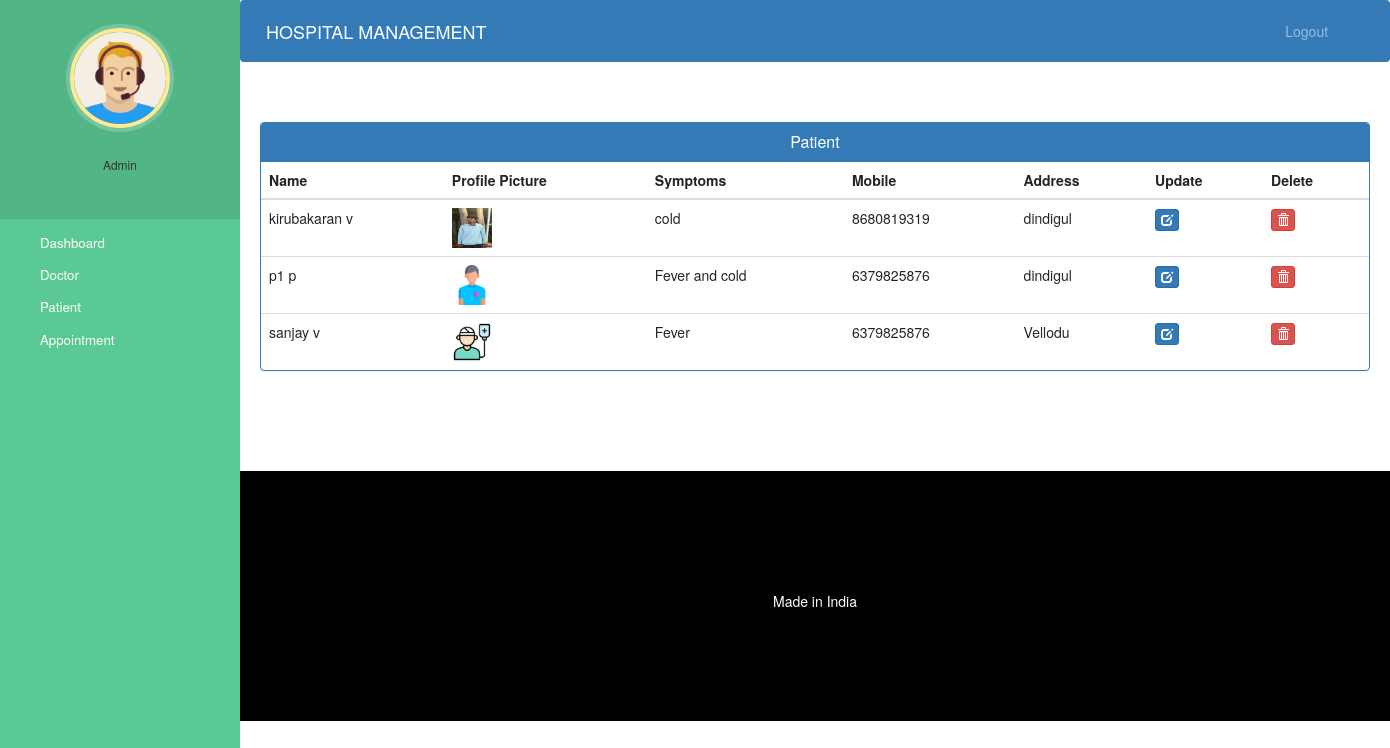
The page /admin-view-patient (signed in) on the database its author committed.
### hospital/models.py (models this page shows, shortened)
class Patient(models.Model):
    user=models.OneToOneField(User,on_delete=models.CASCADE)
    profile_pic= models.ImageField(upload_to='profile_pic/PatientProfilePic/',null=True,blank=True)
    address = models.CharField(max_length=40)
    mobile = models.CharField(max_length=20,null=False)
    symptoms = models.CharField(max_length=100,null=False)
    assignedDoctorId = models.PositiveIntegerField(null=True)
    admitDate=models.DateField(auto_now=True)
    status=models.BooleanField(default=False)
    @property
    def get_name(self):
        return self.user.first_name+" "+self.user.last_name

### hospital/views.py (the view)
# urls.py: path('admin-view-patient', views.admin_view_patient_view,name='admin-view-patient'),
@login_required(login_url='adminlogin')
@user_passes_test(is_admin)
def admin_view_patient_view(request):
    patients=models.Patient.objects.all().filter(status=True)
    return render(request,'hospital/admin_view_patient.html',{'patients':patients})

### hospital/views.py (called while the page is built)
def is_admin(user):
    return user.groups.filter(name='ADMIN').exists()

### templates/hospital/admin_view_patient.html (shortened to what this page needs)
{% extends 'hospital/admin_base.html' %}
{% block content %}
{%load static%}
<head>
  <link href="//netdna.bootstrapcdn.com/bootstrap/3.0.0/css/bootstrap.min.css" rel="stylesheet" id="bootstrap-css">
</head>
<div class="container">
  <div class="panel panel-primary">
    <div class="panel-heading">
      <h6 class="panel-title">Patient</h6>
    </div>
    <table class="table table-hover" id="dev-table">
      <thead>
        <tr>
          <th>Name</th>
          <th>Profile Picture</th>
          <th>Symptoms</th>
          <th>Mobile</th>
          <th>Address</th>
          <th>Update</th>
          <th>Delete</th>
        </tr>
      </thead>
      {% for p in patients %}
      <tr>
        <td> {{p.get_name}}</td>
        <td> <img src="{% static p.profile_pic.url %}" alt="Profile Pic" height="40px" width="40px" /></td>
        <td>{{p.symptoms}}</td>
        <td>{{p.mobile}}</td>
        <td>{{p.address}}</td>
        <td><a class="btn btn-primary btn-xs" href="{% url 'update-patient' p.id  %}"><span class="glyphicon glyphicon-edit"></span></a></td>
        <td><a class="btn btn-danger btn-xs" href="{% url 'delete-patient-from-hospital' p.id  %}"><span class="glyphicon glyphicon-trash"></span></a></td>
      </tr>
      {% endfor %}
    </table>
  </div>
</div>
{% endblock content %}

### templates/hospital/admin_base.html (shortened to what this page needs)
<!DOCTYPE html>
{% load static %}
<html lang="en">
<head>
  <link rel="stylesheet" href="https://stackpath.bootstrapcdn.com/bootstrap/4.3.1/css/bootstrap.min.css">
  <link rel="stylesheet" href="https://maxcdn.bootstrapcdn.com/font-awesome/4.7.0/css/font-awesome.min.css">
  <link rel="stylesheet" href="{% static '/style.css' %}">
</head>
<body>
  <nav class="menu" tabindex="0">
    <header class="avatar">
      <img src="{% static "images/adminpropic.png" %}" />
      <br><br>
      <h6>Admin</h6>
    </header>
    <ul>
      <li tabindex="0" class="icon-dashboard"> <a style="color:white; text-decoration:none;" href="/admin-dashboard"><span>Dashboard</span></a> </li>
      <li tabindex="0" class="icon-customers"> <a style="color:white; text-decoration:none;" href="/admin-doctor"><span>Doctor</span></a></li>
      <li tabindex="0" class="icon-users"> <a style="color:white; text-decoration:none;" href="/admin-patient"><span>Patient</span></a></li>
      <li tabindex="0" class="icon-calendar"> <a style="color:white; text-decoration:none;" href="/admin-appointment"><span>Appointment</span></a></li>
    </ul>
  </nav>
  <main>
    <div class="bs-example">
      <nav class="navbar navbar-expand-md  navbar-dark fixed-top" style="background:#337AB7;">
        <a href="/admin-dashboard" class="navbar-brand">HOSPITAL MANAGEMENT</a>
        <div class="collapse navbar-collapse justify-content-between" id="navbarCollapse">
          <div class="navbar-nav" style=" margin-left: 90%;">
            <a href="/logout" class="nav-item nav-link">Logout</a>
          </div>
        </div>
      </nav>
    </div>
    <br><br>
    {% block content %}
    {% endblock content %}
    <br><br><br><br>
    <footer>
      <br>
      <div class="container">
        <div class="row">
          <div class="col-md-12 col-sm-12">
            <div style="color:#ffffff;" class="wow fadeInUp footer-copyright">
              <p>Made in India <br>
            </div>
          </div>
        </div>
      </div>
    </footer>
  </main>
</body>
</html>

### static/style.css (style rules this page uses)
body { padding-left: 240px; }
main { position: relative; height: 100vh; }
.menu { background: #5bc995; height: 100vh; width: 240px; position: fixed; top: 0px; left: 0; z-index: 5; outline: none; }
.menu .avatar { background: rgba(0, 0, 0, 0.1); padding: 2em 0.5em; text-align: center; }
.menu .avatar img { width: 100px; border-radius: 50%; overflow: hidden; border: 4px solid #ffea92; box-shadow: 0 0 0 4px rgba(255, 255, 255, 0.2); }
.menu ul { list-style: none; padding: 0.5em 0; margin: 0; }
.menu ul li { padding: 0.5em 1em 0.5em 3em; font-size: 0.95em; font-weight: regular; background-repeat: no-repeat; background-position: left 15px center; background-size: auto 20px; transition: all 0.15s linear; cursor: pointer; }
.menu ul li.icon-dashboard { background-image: url("http://www.entypo.com/images//gauge.svg"); }
.menu ul li.icon-customers { background-image: url("http://www.entypo.com/images//briefcase.svg"); }
.menu ul li.icon-users { background-image: url("http://www.entypo.com/images//users.svg"); }
.menu ul li.icon-calendar { background-image: url("http://www.entypo.com/images//calendar.svg"); }

### templates/hospital/admin_base.html (style rules this page uses)
a:link { text-decoration: none; }
a { color: white; }
footer { padding: 0px 0px 0px 0px; background-color: black; margin: 0px; }
p { text-align: center; }
body { padding-left: 240px; }
main { position: relative; height: 100vh; }
.menu { background: #5bc995; height: 100vh; width: 240px; position: fixed; top: 0px; left: 0; z-index: 5; outline: none; }
.menu .avatar { background: rgba(0, 0, 0, 0.1); padding: 2em 0.5em; text-align: center; }
.menu .avatar img { width: 100px; border-radius: 50%; overflow: hidden; border: 4px solid #ffea92; box-shadow: 0 0 0 4px rgba(255, 255, 255, 0.2); }
.menu ul { list-style: none; padding: 0.5em 0; margin: 0; }
.menu ul li { padding: 0.5em 1em 0.5em 3em; font-size: 0.95em; font-weight: regular; background-repeat: no-repeat; background-position: left 15px center; background-size: auto 20px; transition: all 0.15s linear; cursor: pointer; }
.menu ul li.icon-dashboard { background-image: url("http://www.entypo.com/images//gauge.svg"); }
.menu ul li.icon-customers { background-image: url("http://www.entypo.com/images//briefcase.svg"); }
.menu ul li.icon-users { background-image: url("http://www.entypo.com/images//users.svg"); }
.menu ul li.icon-calendar { background-image: url("http://www.entypo.com/images//calendar.svg"); }

### templates/hospital/admin_view_patient.html (style rules this page uses)
a:link { text-decoration: none; }
h6 { text-align: center; }
.row { margin: 100px; }

### rows shown on the page
Patient: get_name "kirubakaran v", profile_pic (picture), symptoms "cold", mobile "8680819319", address "dindigul"
Patient: get_name "p1 p", profile_pic (picture), symptoms "Fever and cold", mobile "6379825876", address "dindigul"
Patient: get_name "sanjay v", profile_pic (picture), symptoms "Fever", mobile "6379825876", address "Vellodu"
